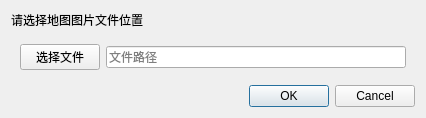
<?xml version="1.0" encoding="UTF-8"?>
<ui version="4.0">
 <class>ImportMapImgDialog</class>
 <widget class="QDialog" name="ImportMapImgDialog">
  <property name="enabled">
   <bool>true</bool>
  </property>
  <property name="windowTitle">
   <string>导入地图图片</string>
  </property>
  <property name="locale">
   <locale language="Chinese" country="China"/>
  </property>
  <layout class="QVBoxLayout" name="verticalLayout">
   <item>
    <widget class="QLabel" name="label">
     <property name="sizePolicy">
      <sizepolicy hsizetype="Preferred" vsizetype="Expanding">
       <horstretch>0</horstretch>
       <verstretch>0</verstretch>
      </sizepolicy>
     </property>
     <property name="text">
      <string>请选择地图图片文件位置</string>
     </property>
    </widget>
   </item>
   <item>
    <widget class="QWidget" name="gridWidget" native="true">
     <property name="sizePolicy">
      <sizepolicy hsizetype="Preferred" vsizetype="Expanding">
       <horstretch>0</horstretch>
       <verstretch>0</verstretch>
      </sizepolicy>
     </property>
     <layout class="QGridLayout" name="gridLayout">
      <item row="0" column="0">
       <widget class="QPushButton" name="select_file_button">
        <property name="text">
         <string>选择文件</string>
        </property>
       </widget>
      </item>
      <item row="0" column="1">
       <widget class="QLineEdit" name="file_dir_line">
        <property name="sizePolicy">
         <sizepolicy hsizetype="Expanding" vsizetype="Fixed">
          <horstretch>0</horstretch>
          <verstretch>0</verstretch>
         </sizepolicy>
        </property>
        <property name="minimumSize">
         <size>
          <width>300</width>
          <height>0</height>
         </size>
        </property>
        <property name="placeholderText">
         <string>文件路径</string>
        </property>
       </widget>
      </item>
     </layout>
    </widget>
   </item>
   <item>
    <widget class="QDialogButtonBox" name="buttonBox">
     <property name="orientation">
      <enum>Qt::Horizontal</enum>
     </property>
     <property name="standardButtons">
      <set>QDialogButtonBox::Cancel|QDialogButtonBox::Ok</set>
     </property>
     <property name="centerButtons">
      <bool>false</bool>
     </property>
    </widget>
   </item>
  </layout>
 </widget>
 <resources/>
 <connections>
  <connection>
   <sender>buttonBox</sender>
   <signal>accepted()</signal>
   <receiver>ImportMapImgDialog</receiver>
   <slot>accept()</slot>
   <hints>
    <hint type="sourcelabel">
     <x>248</x>
     <y>254</y>
    </hint>
    <hint type="destinationlabel">
     <x>157</x>
     <y>274</y>
    </hint>
   </hints>
  </connection>
  <connection>
   <sender>buttonBox</sender>
   <signal>rejected()</signal>
   <receiver>ImportMapImgDialog</receiver>
   <slot>reject()</slot>
   <hints>
    <hint type="sourcelabel">
     <x>316</x>
     <y>260</y>
    </hint>
    <hint type="destinationlabel">
     <x>286</x>
     <y>274</y>
    </hint>
   </hints>
  </connection>
 </connections>
</ui>
